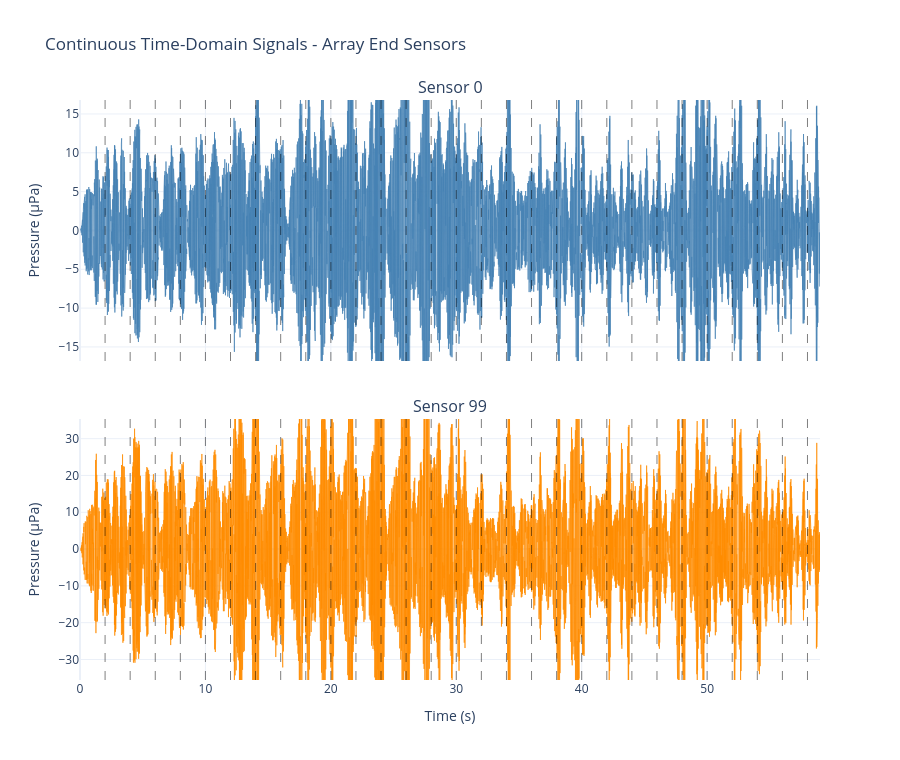

The code cell stored with this chart in its notebook:
### Markdown cell above
## 14. Compare First and Last Sensor Signals

Visualize spatial variation: signals from opposite ends of the 100-sensor array show time delays and amplitude differences due to array geometry.

### Code cell
boundary_times_s = _timestep_boundaries(SIM_PARAMS)
first_real = _real(continuous_signal_first)
last_real = _real(continuous_signal_last)

fig_end_sensors = make_subplots(
    rows=2,
    cols=1,
    shared_xaxes=True,
    vertical_spacing=0.10,
    subplot_titles=("Sensor 0", f"Sensor {ARRAY_PARAMS['num_sensors'] - 1}"),
)

# First sensor
fig_end_sensors.add_trace(
    go.Scatter(
        x=time_axis,
        y=first_real,
        mode="lines",
        line=dict(width=1, color="steelblue"),
        opacity=0.7,
        showlegend=False,
    ),
    row=1,
    col=1,
)
fig_end_sensors.update_yaxes(
    range=[np.percentile(first_real, 1), np.percentile(first_real, 99)],
    title_text="Pressure (µPa)",
    row=1,
    col=1,
)

# Last sensor
fig_end_sensors.add_trace(
    go.Scatter(
        x=time_axis,
        y=last_real,
        mode="lines",
        line=dict(width=1, color="darkorange"),
        opacity=0.7,
        showlegend=False,
    ),
    row=2,
    col=1,
)
fig_end_sensors.update_yaxes(
    range=[np.percentile(last_real, 1), np.percentile(last_real, 99)],
    title_text="Pressure (µPa)",
    row=2,
    col=1,
)
fig_end_sensors.update_xaxes(title_text="Time (s)", row=2, col=1)

for row in (1, 2):
    _add_vlines(fig_end_sensors, boundary_times_s, row=row, col=1)

fig_end_sensors.update_layout(
    title="Continuous Time-Domain Signals - Array End Sensors",
    template="plotly_white",
    height=760,
    width=900,
)
fig_end_sensors.show()

### Figure 1 — Plotly figure (JSON) as saved in the notebook; plotly's stock layout.template omitted (floating-point values rounded to 4 significant figures; data arrays with more than 128 entries replaced by an {"elided": "..."} marker saying what was removed)
{"data": [{"line": {"color": "steelblue", "width": 1}, "mode": "lines", "opacity": 0.7, "showlegend": false, "type": "scatter", "x": {"elided": "29500 float values"}, "xaxis": "x", "y": {"elided": "29500 float values"}, "yaxis": "y"}, {"line": {"color": "darkorange", "width": 1}, "mode": "lines", "opacity": 0.7, "showlegend": false, "type": "scatter", "x": {"elided": "29500 float values"}, "xaxis": "x2", "y": {"elided": "29500 float values"}, "yaxis": "y2"}], "layout": {"annotations": [{"font": {"size": 16}, "showarrow": false, "text": "Sensor 0", "x": 0.5, "xanchor": "center", "xref": "paper", "y": 1, "yanchor": "bottom", "yref": "paper"}, {"font": {"size": 16}, "showarrow": false, "text": "Sensor 99", "x": 0.5, "xanchor": "center", "xref": "paper", "y": 0.45, "yanchor": "bottom", "yref": "paper"}], "height": 760, "shapes": [{"line": {"color": "black", "dash": "dash", "width": 1}, "opacity": 0.5, "type": "line", "x0": 2, "x1": 2, "xref": "x", "y0": 0, "y1": 1, "yref": "y domain"}, {"line": {"color": "black", "dash": "dash", "width": 1}, "opacity": 0.5, "type": "line", "x0": 4, "x1": 4, "xref": "x", "y0": 0, "y1": 1, "yref": "y domain"}, {"line": {"color": "black", "dash": "dash", "width": 1}, "opacity": 0.5, "type": "line", "x0": 6, "x1": 6, "xref": "x", "y0": 0, "y1": 1, "yref": "y domain"}, {"line": {"color": "black", "dash": "dash", "width": 1}, "opacity": 0.5, "type": "line", "x0": 8, "x1": 8, "xref": "x", "y0": 0, "y1": 1, "yref": "y domain"}, {"line": {"color": "black", "dash": "dash", "width": 1}, "opacity": 0.5, "type": "line", "x0": 10, "x1": 10, "xref": "x", "y0": 0, "y1": 1, "yref": "y domain"}, {"line": {"color": "black", "dash": "dash", "width": 1}, "opacity": 0.5, "type": "line", "x0": 12, "x1": 12, "xref": "x", "y0": 0, "y1": 1, "yref": "y domain"}, {"line": {"color": "black", "dash": "dash", "width": 1}, "opacity": 0.5, "type": "line", "x0": 14, "x1": 14, "xref": "x", "y0": 0, "y1": 1, "yref": "y domain"}, {"line": {"color": "black", "dash": "dash", "width": 1}, "opacity": 0.5, "type": "line", "x0": 16, "x1": 16, "xref": "x", "y0": 0, "y1": 1, "yref": "y domain"}, {"line": {"color": "black", "dash": "dash", "width": 1}, "opacity": 0.5, "type": "line", "x0": 18, "x1": 18, "xref": "x", "y0": 0, "y1": 1, "yref": "y domain"}, {"line": {"color": "black", "dash": "dash", "width": 1}, "opacity": 0.5, "type": "line", "x0": 20, "x1": 20, "xref": "x", "y0": 0, "y1": 1, "yref": "y domain"}, {"line": {"color": "black", "dash": "dash", "width": 1}, "opacity": 0.5, "type": "line", "x0": 22, "x1": 22, "xref": "x", "y0": 0, "y1": 1, "yref": "y domain"}, {"line": {"color": "black", "dash": "dash", "width": 1}, "opacity": 0.5, "type": "line", "x0": 24, "x1": 24, "xref": "x", "y0": 0, "y1": 1, "yref": "y domain"}, {"line": {"color": "black", "dash": "dash", "width": 1}, "opacity": 0.5, "type": "line", "x0": 26, "x1": 26, "xref": "x", "y0": 0, "y1": 1, "yref": "y domain"}, {"line": {"color": "black", "dash": "dash", "width": 1}, "opacity": 0.5, "type": "line", "x0": 28, "x1": 28, "xref": "x", "y0": 0, "y1": 1, "yref": "y domain"}, {"line": {"color": "black", "dash": "dash", "width": 1}, "opacity": 0.5, "type": "line", "x0": 30, "x1": 30, "xref": "x", "y0": 0, "y1": 1, "yref": "y domain"}, {"line": {"color": "black", "dash": "dash", "width": 1}, "opacity": 0.5, "type": "line", "x0": 32, "x1": 32, "xref": "x", "y0": 0, "y1": 1, "yref": "y domain"}, {"line": {"color": "black", "dash": "dash", "width": 1}, "opacity": 0.5, "type": "line", "x0": 34, "x1": 34, "xref": "x", "y0": 0, "y1": 1, "yref": "y domain"}, {"line": {"color": "black", "dash": "dash", "width": 1}, "opacity": 0.5, "type": "line", "x0": 36, "x1": 36, "xref": "x", "y0": 0, "y1": 1, "yref": "y domain"}, {"line": {"color": "black", "dash": "dash", "width": 1}, "opacity": 0.5, "type": "line", "x0": 38, "x1": 38, "xref": "x", "y0": 0, "y1": 1, "yref": "y domain"}, {"line": {"color": "black", "dash": "dash", "width": 1}, "opacity": 0.5, "type": "line", "x0": 40, "x1": 40, "xref": "x", "y0": 0, "y1": 1, "yref": "y domain"}, {"line": {"color": "black", "dash": "dash", "width": 1}, "opacity": 0.5, "type": "line", "x0": 42, "x1": 42, "xref": "x", "y0": 0, "y1": 1, "yref": "y domain"}, {"line": {"color": "black", "dash": "dash", "width": 1}, "opacity": 0.5, "type": "line", "x0": 44, "x1": 44, "xref": "x", "y0": 0, "y1": 1, "yref": "y domain"}, {"line": {"color": "black", "dash": "dash", "width": 1}, "opacity": 0.5, "type": "line", "x0": 46, "x1": 46, "xref": "x", "y0": 0, "y1": 1, "yref": "y domain"}, {"line": {"color": "black", "dash": "dash", "width": 1}, "opacity": 0.5, "type": "line", "x0": 48, "x1": 48, "xref": "x", "y0": 0, "y1": 1, "yref": "y domain"}, {"line": {"color": "black", "dash": "dash", "width": 1}, "opacity": 0.5, "type": "line", "x0": 50, "x1": 50, "xref": "x", "y0": 0, "y1": 1, "yref": "y domain"}, {"line": {"color": "black", "dash": "dash", "width": 1}, "opacity": 0.5, "type": "line", "x0": 52, "x1": 52, "xref": "x", "y0": 0, "y1": 1, "yref": "y domain"}, {"line": {"color": "black", "dash": "dash", "width": 1}, "opacity": 0.5, "type": "line", "x0": 54, "x1": 54, "xref": "x", "y0": 0, "y1": 1, "yref": "y domain"}, {"line": {"color": "black", "dash": "dash", "width": 1}, "opacity": 0.5, "type": "line", "x0": 56, "x1": 56, "xref": "x", "y0": 0, "y1": 1, "yref": "y domain"}, {"line": {"color": "black", "dash": "dash", "width": 1}, "opacity": 0.5, "type": "line", "x0": 58, "x1": 58, "xref": "x", "y0": 0, "y1": 1, "yref": "y domain"}, {"line": {"color": "black", "dash": "dash", "width": 1}, "opacity": 0.5, "type": "line", "x0": 2, "x1": 2, "xref": "x2", "y0": 0, "y1": 1, "yref": "y2 domain"}, {"line": {"color": "black", "dash": "dash", "width": 1}, "opacity": 0.5, "type": "line", "x0": 4, "x1": 4, "xref": "x2", "y0": 0, "y1": 1, "yref": "y2 domain"}, {"line": {"color": "black", "dash": "dash", "width": 1}, "opacity": 0.5, "type": "line", "x0": 6, "x1": 6, "xref": "x2", "y0": 0, "y1": 1, "yref": "y2 domain"}, {"line": {"color": "black", "dash": "dash", "width": 1}, "opacity": 0.5, "type": "line", "x0": 8, "x1": 8, "xref": "x2", "y0": 0, "y1": 1, "yref": "y2 domain"}, {"line": {"color": "black", "dash": "dash", "width": 1}, "opacity": 0.5, "type": "line", "x0": 10, "x1": 10, "xref": "x2", "y0": 0, "y1": 1, "yref": "y2 domain"}, {"line": {"color": "black", "dash": "dash", "width": 1}, "opacity": 0.5, "type": "line", "x0": 12, "x1": 12, "xref": "x2", "y0": 0, "y1": 1, "yref": "y2 domain"}, {"line": {"color": "black", "dash": "dash", "width": 1}, "opacity": 0.5, "type": "line", "x0": 14, "x1": 14, "xref": "x2", "y0": 0, "y1": 1, "yref": "y2 domain"}, {"line": {"color": "black", "dash": "dash", "width": 1}, "opacity": 0.5, "type": "line", "x0": 16, "x1": 16, "xref": "x2", "y0": 0, "y1": 1, "yref": "y2 domain"}, {"line": {"color": "black", "dash": "dash", "width": 1}, "opacity": 0.5, "type": "line", "x0": 18, "x1": 18, "xref": "x2", "y0": 0, "y1": 1, "yref": "y2 domain"}, {"line": {"color": "black", "dash": "dash", "width": 1}, "opacity": 0.5, "type": "line", "x0": 20, "x1": 20, "xref": "x2", "y0": 0, "y1": 1, "yref": "y2 domain"}, {"line": {"color": "black", "dash": "dash", "width": 1}, "opacity": 0.5, "type": "line", "x0": 22, "x1": 22, "xref": "x2", "y0": 0, "y1": 1, "yref": "y2 domain"}, {"line": {"color": "black", "dash": "dash", "width": 1}, "opacity": 0.5, "type": "line", "x0": 24, "x1": 24, "xref": "x2", "y0": 0, "y1": 1, "yref": "y2 domain"}, {"line": {"color": "black", "dash": "dash", "width": 1}, "opacity": 0.5, "type": "line", "x0": 26, "x1": 26, "xref": "x2", "y0": 0, "y1": 1, "yref": "y2 domain"}, {"line": {"color": "black", "dash": "dash", "width": 1}, "opacity": 0.5, "type": "line", "x0": 28, "x1": 28, "xref": "x2", "y0": 0, "y1": 1, "yref": "y2 domain"}, {"line": {"color": "black", "dash": "dash", "width": 1}, "opacity": 0.5, "type": "line", "x0": 30, "x1": 30, "xref": "x2", "y0": 0, "y1": 1, "yref": "y2 domain"}, {"line": {"color": "black", "dash": "dash", "width": 1}, "opacity": 0.5, "type": "line", "x0": 32, "x1": 32, "xref": "x2", "y0": 0, "y1": 1, "yref": "y2 domain"}, {"line": {"color": "black", "dash": "dash", "width": 1}, "opacity": 0.5, "type": "line", "x0": 34, "x1": 34, "xref": "x2", "y0": 0, "y1": 1, "yref": "y2 domain"}, {"line": {"color": "black", "dash": "dash", "width": 1}, "opacity": 0.5, "type": "line", "x0": 36, "x1": 36, "xref": "x2", "y0": 0, "y1": 1, "yref": "y2 domain"}, {"line": {"color": "black", "dash": "dash", "width": 1}, "opacity": 0.5, "type": "line", "x0": 38, "x1": 38, "xref": "x2", "y0": 0, "y1": 1, "yref": "y2 domain"}, {"line": {"color": "black", "dash": "dash", "width": 1}, "opacity": 0.5, "type": "line", "x0": 40, "x1": 40, "xref": "x2", "y0": 0, "y1": 1, "yref": "y2 domain"}, {"line": {"color": "black", "dash": "dash", "width": 1}, "opacity": 0.5, "type": "line", "x0": 42, "x1": 42, "xref": "x2", "y0": 0, "y1": 1, "yref": "y2 domain"}, {"line": {"color": "black", "dash": "dash", "width": 1}, "opacity": 0.5, "type": "line", "x0": 44, "x1": 44, "xref": "x2", "y0": 0, "y1": 1, "yref": "y2 domain"}, {"line": {"color": "black", "dash": "dash", "width": 1}, "opacity": 0.5, "type": "line", "x0": 46, "x1": 46, "xref": "x2", "y0": 0, "y1": 1, "yref": "y2 domain"}, {"line": {"color": "black", "dash": "dash", "width": 1}, "opacity": 0.5, "type": "line", "x0": 48, "x1": 48, "xref": "x2", "y0": 0, "y1": 1, "yref": "y2 domain"}, {"line": {"color": "black", "dash": "dash", "width": 1}, "opacity": 0.5, "type": "line", "x0": 50, "x1": 50, "xref": "x2", "y0": 0, "y1": 1, "yref": "y2 domain"}, {"line": {"color": "black", "dash": "dash", "width": 1}, "opacity": 0.5, "type": "line", "x0": 52, "x1": 52, "xref": "x2", "y0": 0, "y1": 1, "yref": "y2 domain"}, {"line": {"color": "black", "dash": "dash", "width": 1}, "opacity": 0.5, "type": "line", "x0": 54, "x1": 54, "xref": "x2", "y0": 0, "y1": 1, "yref": "y2 domain"}, {"line": {"color": "black", "dash": "dash", "width": 1}, "opacity": 0.5, "type": "line", "x0": 56, "x1": 56, "xref": "x2", "y0": 0, "y1": 1, "yref": "y2 domain"}, {"line": {"color": "black", "dash": "dash", "width": 1}, "opacity": 0.5, "type": "line", "x0": 58, "x1": 58, "xref": "x2", "y0": 0, "y1": 1, "yref": "y2 domain"}], "title": {"text": "Continuous Time-Domain Signals - Array End Sensors"}, "width": 900, "xaxis": {"anchor": "y", "domain": [0, 1], "matches": "x2", "showticklabels": false}, "xaxis2": {"anchor": "y2", "domain": [0, 1], "title": {"text": "Time (s)"}}, "yaxis": {"anchor": "x", "domain": [0.55, 1], "range": [-16.81, 16.8], "title": {"text": "Pressure (µPa)"}}, "yaxis2": {"anchor": "x2", "domain": [0, 0.45], "range": [-35.58, 35.34], "title": {"text": "Pressure (µPa)"}}}}
